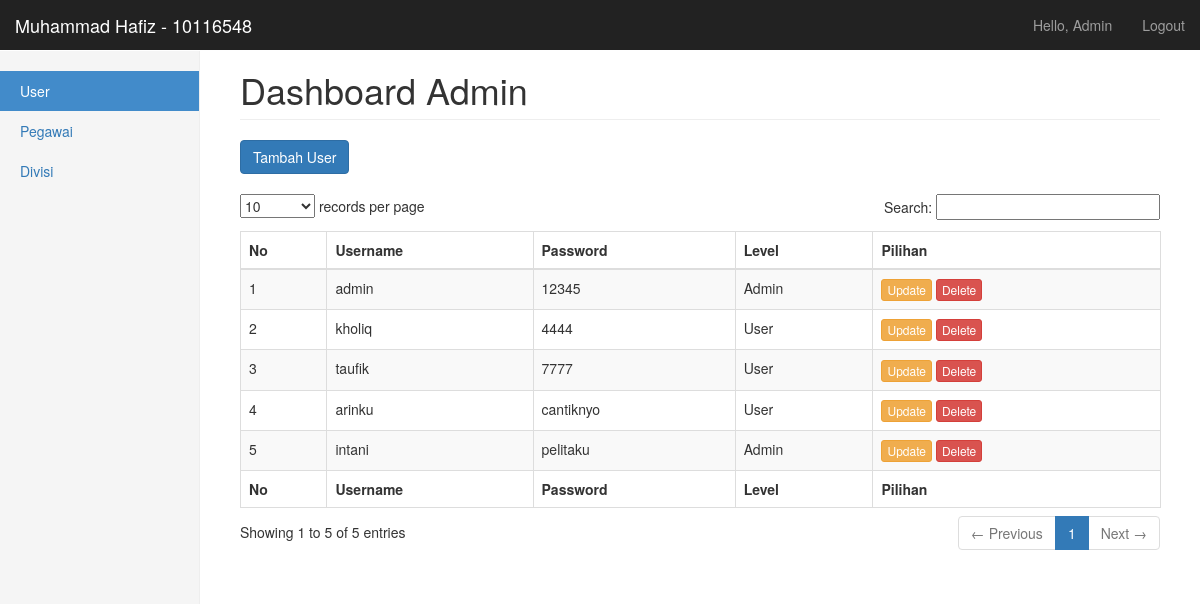
The page /user.php (signed in) on the database its author committed.
### tables this page shows
CREATE TABLE IF NOT EXISTS `user` (
  `id_user` int(11) NOT NULL AUTO_INCREMENT,
  `user` varchar(50) NOT NULL,
  `pass` varchar(100) NOT NULL,
  `level` varchar(10) NOT NULL,
  PRIMARY KEY (`id_user`)
);

### user.php (the view, shortened to what this page needs)
<?php
	include 'koneksi.php';
?>
<!DOCTYPE html>
<html lang="en">
  <head>
    <link href="css/bootstrap.min.css" rel="stylesheet">
    <link href="css/dashboard.css" rel="stylesheet">
    <link href="css/dataTables.bootstrap.css" rel="stylesheet" type="text/css" />
	<link href="css/dataTables.tableTools.min.css" rel="stylesheet" type="text/css" />
  </head>
  <body>
    <nav class="navbar navbar-inverse navbar-fixed-top">
      <div class="container-fluid">
        <div class="navbar-header">
          <a class="navbar-brand" href="#">Muhammad Hafiz - 10116548</a>
        </div>
        <div id="navbar" class="navbar-collapse collapse">
          <ul class="nav navbar-nav navbar-right">
            <li><a href="#"><?php echo "Hello, ".ucwords($_SESSION['user']);?></a></li>
            <li><a href="logout.php">Logout</a></li>
          </ul>
        </div>
      </div>
    </nav>
    <div class="container-fluid">
      <div class="row">
        <div class="col-sm-3 col-md-2 sidebar">
          <ul class="nav nav-sidebar">
            <li class="active"><a href="#">User <span class="sr-only">(current)</span></a></li>
            <li><a href="pegawai.php">Pegawai</a></li>
            <li><a href="divisi.php">Divisi</a></li>
            </ul>
        </div>
        <div class="col-sm-9 col-sm-offset-3 col-md-10 col-md-offset-2 main">
          <h1 class="page-header">Dashboard Admin</h1>
		  <div>
			<a type="button" class="btn btn-primary" href="tambah_user.php">Tambah User</a>
		  </div>
		  <br>
		  <div>
			<table id="example1" class="table table-bordered table-striped dataTable" aria-describedby="example1_info">
                    <thead>
                      <tr role="row">
						<th>No</th>
						<th>Username</th>
						<th>Password</th>
						<th>Level</th>
						<th>Pilihan</th>
					  </tr>
                    </thead>
                    <tfoot>
					  <tr role="row">
						<th>No</th>
						<th>Username</th>
						<th>Password</th>
						<th>Level</th>
						<th>Pilihan</th>
					  </tr>
					</tfoot>
                  <tbody role="alert" aria-live="polite" aria-relevant="all">
					<?php
						$result = $mysqli->query("SELECT * FROM user");
						if($result->num_rows > 0){
							$no = 1;
							while($row = $result->fetch_assoc()) {
					?>
					<tr class="odd">
                        <td class=" "><?php echo $no++; ?></td>
                        <td class=" "><?php echo $row['user']; ?></td>
                        <td class=" "><?php echo $row['pass']; ?></td>
                        <td class=" "><?php echo ucfirst($row['level']); ?></td>
                        <td class=" ">
							<a type="button" class="btn btn-warning btn-xs" href="update_user.php?id=<?php echo $row['id_user'];?>">Update</a>
							<a type="button" class="btn btn-danger btn-xs" href="delete_user.php?id=<?php echo $row['id_user'];?>" onClick="return confirm('Menghapus data user <?php echo $row['user'];?> ?');">Delete</a>
						</td>
                    </tr>
					<?php
							}
						}
					?>
				  </tbody></table>
		  </div>
         </div>
        </div>
      </div>
  </body>
</html>

### css/dashboard.css (style rules this page uses)
body { padding-top: 50px; }
.navbar-fixed-top { border: 0; }
.sidebar { display: none; }
@media (min-width: 768px) { .sidebar { position: fixed; top: 51px; bottom: 0; left: 0; z-index: 1000; display: block; padding: 20px; overflow-x: hidden; overflow-y: auto; background-color: #f5f5f5; border-right: 1px solid #eee; } }
.nav-sidebar { margin-right: -21px; margin-bottom: 20px; margin-left: -20px; }
.nav-sidebar > li > a { padding-right: 20px; padding-left: 20px; }
.nav-sidebar > .active > a, .nav-sidebar > .active > a:hover, .nav-sidebar > .active > a:focus { color: #fff; background-color: #428bca; }
.main { padding: 20px; }
@media (min-width: 768px) { .main { padding-right: 40px; padding-left: 40px; } }
.main .page-header { margin-top: 0; }

### rows shown on the page
user: user "admin", pass "12345", level "Admin"
user: user "kholiq", pass "4444", level "User"
user: user "taufik", pass "7777", level "User"
user: user "arinku", pass "cantiknyo", level "User"
user: user "intani", pass "pelitaku", level "Admin"

### other values the page prints
$_SESSION['user'] "Admin"
